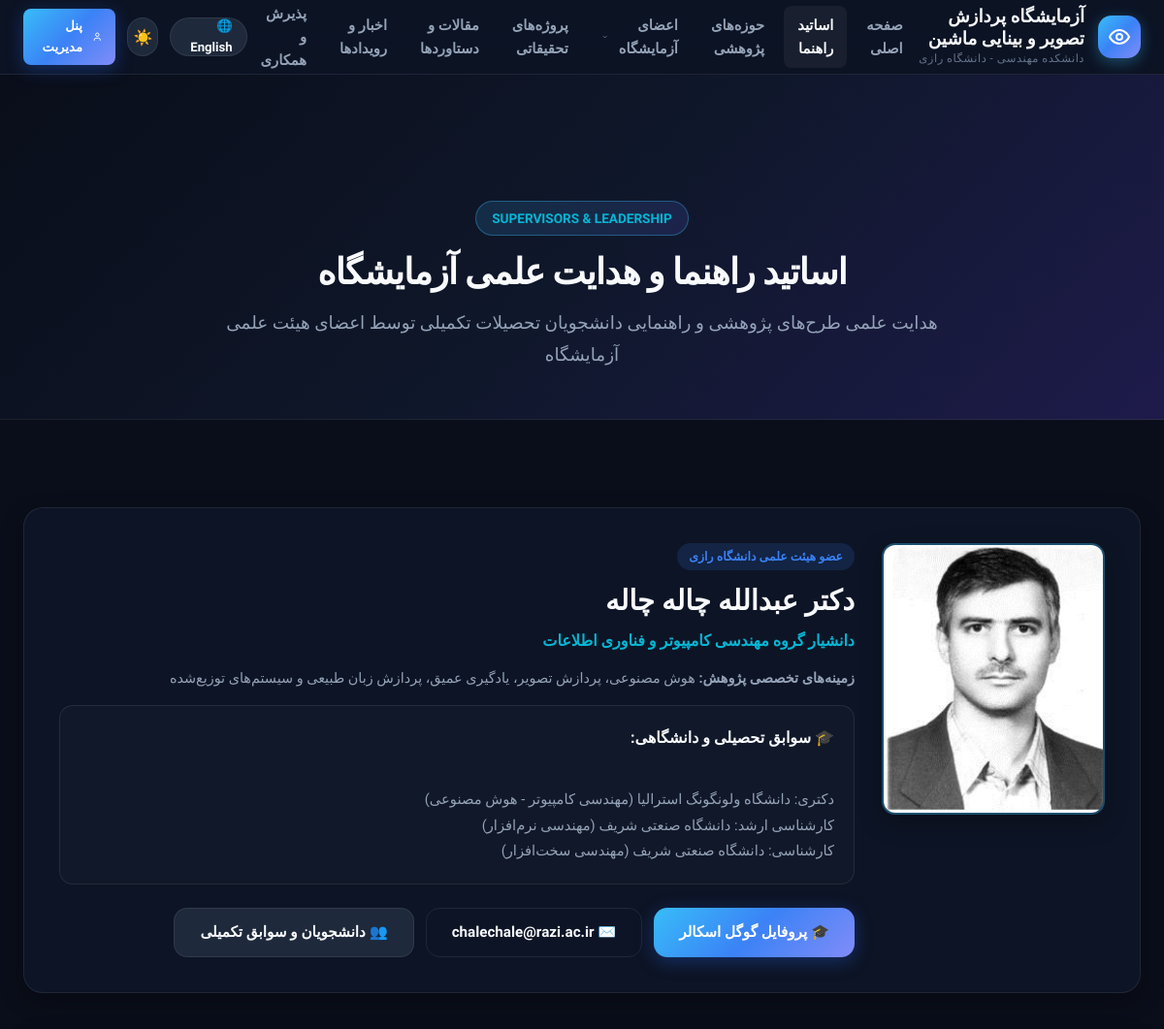
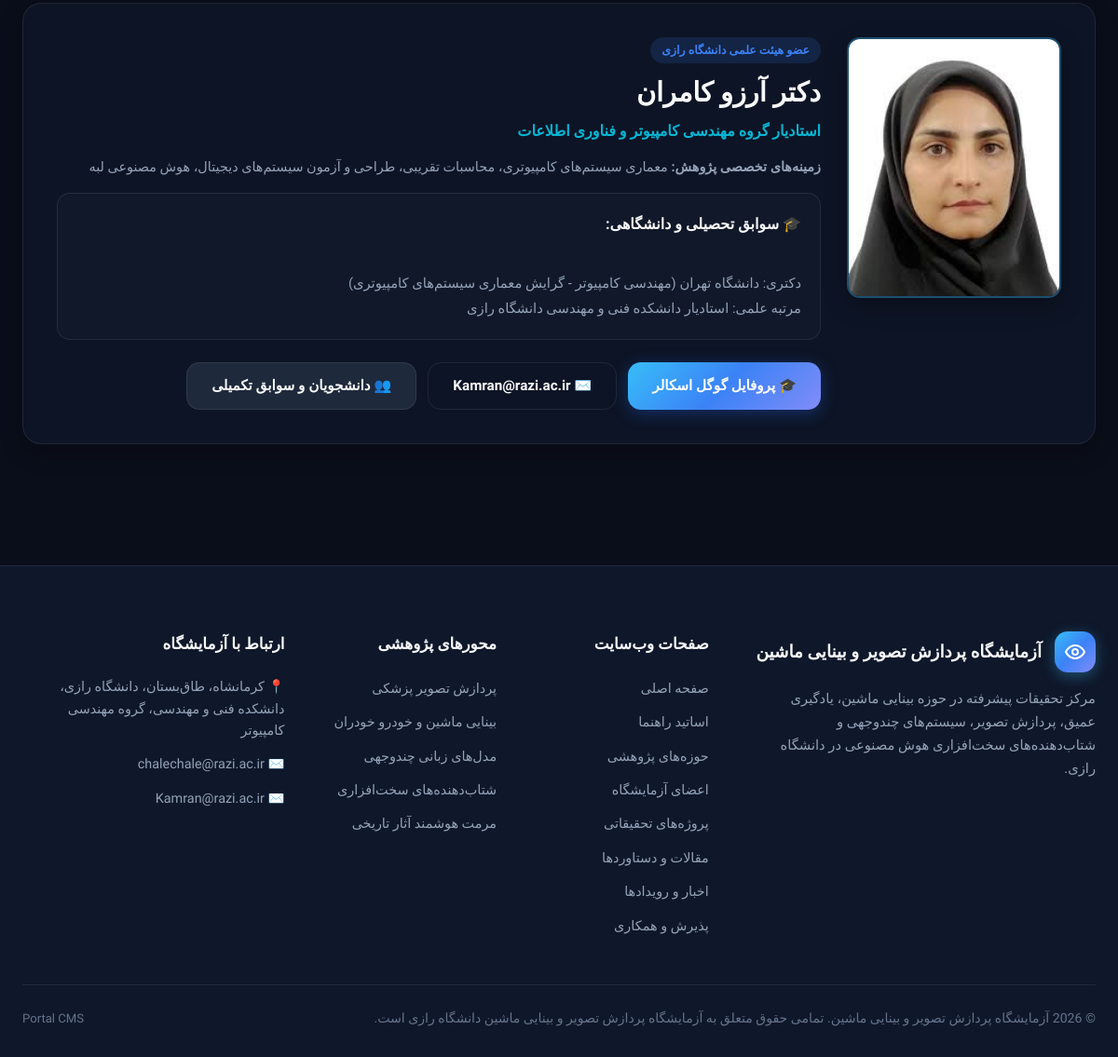
The page /faculty.php on the database its author committed (2 pictures, top to bottom).
### tables this page shows
CREATE TABLE IF NOT EXISTS `professor` (
    `id`           INT           NOT NULL AUTO_INCREMENT,
    `name`         VARCHAR(255)  NOT NULL DEFAULT '',
    `name_fa`      VARCHAR(255)  NOT NULL DEFAULT '',
    `position`     VARCHAR(255)  NOT NULL DEFAULT '',
    `position_fa`  VARCHAR(255)  NOT NULL DEFAULT '',
    `field`        VARCHAR(255)  NOT NULL DEFAULT '',
    `field_fa`     VARCHAR(255)  NOT NULL DEFAULT '',
    `email`        VARCHAR(255)  NOT NULL DEFAULT '',
    `scholar_link` VARCHAR(500)  NOT NULL DEFAULT '',
    `linkedin`     VARCHAR(500)  NOT NULL DEFAULT '',
    `bio`          TEXT,
    `bio_fa`       TEXT,
    `image`        VARCHAR(255)           DEFAULT NULL,
    PRIMARY KEY (`id`)
);

### faculty.php (the view, shortened to what this page needs)
<?php
require_once __DIR__ . "/includes/db.php";
require_once __DIR__ . "/header.php";
$professors = [];
if ($conn && !$conn->connect_error) {
    $p_res = $conn->query("SELECT * FROM professor ORDER BY id ASC");
    if ($p_res) {
        while ($row = $p_res->fetch_assoc()) {
            $professors[] = $row;
        }
    }
}
?>
<div class="page-header" style="padding: 130px 0 50px 0; background: var(--gradient-hero); text-align: center; border-bottom: 1px solid var(--border-color);">
    <div class="container">
        <span class="section-badge">Supervisors & Leadership</span>
        <h1 class="hero-title" style="font-size: 2.3rem; margin-bottom: 12px;">
            <?= $is_rtl ? 'اساتید راهنما و هدایت علمی آزمایشگاه' : 'Faculty Leadership & Supervisors' ?>
        </h1>
        <p class="hero-desc" style="max-width: 750px; margin: 0 auto;">
            <?= $is_rtl ? 'هدایت علمی طرح‌های پژوهشی و راهنمایی دانشجویان تحصیلات تکمیلی توسط اعضای هیئت علمی آزمایشگاه' : 'Guiding advanced graduate research and directing doctoral and master theses at Razi University.' ?>
        </p>
    </div>
</div>
<section class="section">
    <div class="container">
        <?php if (!empty($professors)): ?>
            <?php foreach ($professors as $p):
                $name = $is_rtl && !empty($p['name_fa']) ? $p['name_fa'] : $p['name'];
                $pos  = $is_rtl && !empty($p['position_fa']) ? $p['position_fa'] : $p['position'];
                $field = $is_rtl && !empty($p['field_fa']) ? $p['field_fa'] : $p['field'];
                $bio = $is_rtl && !empty($p['bio_fa']) ? $p['bio_fa'] : $p['bio'];
                $img = !empty($p['image']) ? $p['image'] : 'default.png';
            ?>
            <div class="glass-card" style="margin-bottom: 40px; padding: 36px;">
                <div class="prof-featured-card" style="border: none; background: transparent; padding: 0;">
                    <div class="prof-img-wrap" style="width: 230px; height: 280px;">
                        <img src="uploads/<?= htmlspecialchars($img) ?>" alt="<?= htmlspecialchars($name) ?>">
                    </div>
                    <div class="prof-info">
                        <span class="prof-badge"><?= $is_rtl ? 'عضو هیئت علمی دانشگاه رازی' : 'Faculty Member' ?></span>
                        <h2 class="prof-name" style="font-size: 1.8rem; margin-bottom: 4px;"><?= htmlspecialchars($name) ?></h2>
                        <p class="prof-title" style="font-size: 1rem; color: var(--accent-cyan);"><?= htmlspecialchars($pos) ?></p>
                        <p class="prof-field" style="margin: 14px 0;">
                            <strong><?= $is_rtl ? 'زمینه‌های تخصصی پژوهش: ' : 'Research Focus: ' ?></strong>
                            <span><?= htmlspecialchars($field) ?></span>
                        </p>
                        <?php if (!empty($bio)): ?>
                        <div style="background: rgba(255, 255, 255, 0.02); border: 1px solid var(--border-color); border-radius: var(--radius-md); padding: 20px; margin-top: 16px;">
                            <strong style="color: var(--text-primary); display: block; margin-bottom: 10px;"><?= $is_rtl ? '🎓 سوابق تحصیلی و دانشگاهی:' : '🎓 Educational Background:' ?></strong>
                            <div style="color: var(--text-secondary); font-size: 0.92rem; line-height: 1.8; white-space: pre-line;">
                                <?= htmlspecialchars($bio) ?>
                            </div>
                        </div>
                        <?php endif; ?>
                        <div class="prof-links" style="margin-top: 24px;">
                            <?php if (!empty($p['scholar_link'])): ?>
                            <a href="<?= htmlspecialchars($p['scholar_link']) ?>" target="_blank" class="btn btn-primary">
                                🎓 <?= $is_rtl ? 'پروفایل گوگل اسکالر' : 'Google Scholar Profile' ?>
                            </a>
                            <?php endif; ?>
                            <?php if (!empty($p['email'])): ?>
                            <a href="mailto:<?= htmlspecialchars($p['email']) ?>" class="btn btn-outline">
                                ✉️ <?= htmlspecialchars($p['email']) ?>
                            </a>
                            <?php endif; ?>
                            <a href="professor_details.php?id=<?= $p['id'] ?>" class="btn btn-secondary">
                                👥 <?= $is_rtl ? 'دانشجویان و سوابق تکمیلی' : 'Supervised Students & Details' ?>
                            </a>
                        </div>
                    </div>
                </div>
            </div>
            <?php endforeach; ?>
        <?php endif; ?>
    </div>
</section>
<?php require_once __DIR__ . "/footer.php"; ?>

### header.php (shortened to what this page needs)
<?php
$lang = isset($_SESSION['lang']) ? $_SESSION['lang'] : 'fa';
$is_rtl = ($lang === 'fa');
$tr = $t[$lang];
$current_page = basename($_SERVER['PHP_SELF']);
?>
<!DOCTYPE html>
<html lang="<?= $lang ?>" dir="<?= $is_rtl ? 'rtl' : 'ltr' ?>" data-theme="dark">
<head>
    <link rel="stylesheet" href="css/modern-theme.css">
</head>
<body>
<header class="navbar">
    <div class="container navbar-container">
        <a href="public_page.php" class="nav-brand">
            <div class="nav-logo-icon">
                <svg viewBox="0 0 24 24" fill="none" stroke="currentColor" stroke-width="2" stroke-linecap="round" stroke-linejoin="round">
                    <path d="M2 12s3-7 10-7 10 7 10 7-3 7-10 7-10-7-10-7Z"/>
                    <circle cx="12" cy="12" r="3"/>
                </svg>
            </div>
            <div class="nav-brand-text">
                <span class="nav-brand-title"><?= htmlspecialchars($tr['lab_name']) ?></span>
                <span class="nav-brand-sub"><?= htmlspecialchars($tr['lab_sub']) ?></span>
            </div>
        </a>
        <nav>
            <ul class="nav-menu">
                <li class="nav-item">
                    <a href="public_page.php" class="nav-link <?= ($current_page === 'public_page.php' || $current_page === 'index.php') ? 'active' : '' ?>">
                        <?= htmlspecialchars($tr['home']) ?>
                    </a>
                </li>
                <li class="nav-item">
                    <a href="faculty.php" class="nav-link <?= ($current_page === 'faculty.php' || $current_page === 'professor_details.php') ? 'active' : '' ?>">
                        <?= htmlspecialchars($tr['faculty']) ?>
                    </a>
                </li>
                <li class="nav-item">
                    <a href="research.php" class="nav-link <?= ($current_page === 'research.php') ? 'active' : '' ?>">
                        <?= htmlspecialchars($tr['research']) ?>
                    </a>
                </li>
                <li class="nav-item">
                    <a href="team.php" class="nav-link <?= ($current_page === 'team.php' || $current_page === 'student_details.php' || $current_page === 'graduated_students.php') ? 'active' : '' ?>">
                        <?= htmlspecialchars($tr['team']) ?>
                        <svg width="12" height="12" viewBox="0 0 24 24" fill="none" stroke="currentColor" stroke-width="2"><path d="m6 9 6 6 6-6"/></svg>
                    </a>
                </li>
                <li class="nav-item">
                    <a href="projects.php" class="nav-link <?= ($current_page === 'projects.php') ? 'active' : '' ?>">
                        <?= htmlspecialchars($tr['projects']) ?>
                    </a>
                </li>
                <li class="nav-item">
                    <a href="publications.php" class="nav-link <?= ($current_page === 'publications.php') ? 'active' : '' ?>">
                        <?= htmlspecialchars($tr['publications']) ?>
                    </a>
                </li>
                <li class="nav-item">
                    <a href="news.php" class="nav-link <?= ($current_page === 'news.php') ? 'active' : '' ?>">
                        <?= htmlspecialchars($tr['news']) ?>
                    </a>
                </li>
                <li class="nav-item">
                    <a href="contact.php" class="nav-link <?= ($current_page === 'contact.php') ? 'active' : '' ?>">
                        <?= htmlspecialchars($tr['contact']) ?>
                    </a>
                </li>
            </ul>
        </nav>
        <div class="nav-actions">
            <a href="?lang=<?= $tr['target_lang'] ?>" class="lang-toggle" title="Switch Language">
                🌐 <?= $tr['toggle_lang'] ?>
            </a>
            <button class="theme-toggle" type="button" aria-label="Toggle Theme">
            </button>
            <a href="admin/login.php" class="btn btn-primary btn-sm">
                <svg width="14" height="14" viewBox="0 0 24 24" fill="none" stroke="currentColor" stroke-width="2"><path d="M19 21v-2a4 4 0 0 0-4-4H9a4 4 0 0 0-4 4v2"/><circle cx="12" cy="7" r="4"/></svg>
                <?= htmlspecialchars($tr['admin']) ?>
            </a>
        </div>
    </div>
</header>

### footer.php (shortened to what this page needs)
<footer class="footer">
    <div class="container">
        <div class="footer-grid">
            <div>
                <div class="nav-brand">
                    <div class="nav-logo-icon">
                        <svg viewBox="0 0 24 24" fill="none" stroke="currentColor" stroke-width="2">
                            <path d="M2 12s3-7 10-7 10 7 10 7-3 7-10 7-10-7-10-7Z"/>
                            <circle cx="12" cy="12" r="3"/>
                        </svg>
                    </div>
                    <span class="nav-brand-title"><?= htmlspecialchars($tr['lab_name']) ?></span>
                </div>
                <p class="footer-brand-desc">
                    <?= $is_rtl
                        ? 'مرکز تحقیقات پیشرفته در حوزه بینایی ماشین، یادگیری عمیق، پردازش تصویر، سیستم‌های چندوجهی و شتاب‌دهنده‌های سخت‌افزاری هوش مصنوعی در دانشگاه رازی.'
                        : 'Advanced Research Center for Computer Vision, Deep Learning, Medical Image Processing, Multimodal Systems, and Hardware AI Accelerators at Razi University.' ?>
                </p>
            </div>
            <div>
                <h4 class="footer-heading"><?= $is_rtl ? 'صفحات وب‌سایت' : 'Website Pages' ?></h4>
                <ul class="footer-links">
                    <li><a href="public_page.php"><?= htmlspecialchars($tr['home']) ?></a></li>
                    <li><a href="faculty.php"><?= htmlspecialchars($tr['faculty']) ?></a></li>
                    <li><a href="research.php"><?= htmlspecialchars($tr['research']) ?></a></li>
                    <li><a href="team.php"><?= htmlspecialchars($tr['team']) ?></a></li>
                    <li><a href="projects.php"><?= htmlspecialchars($tr['projects']) ?></a></li>
                    <li><a href="publications.php"><?= htmlspecialchars($tr['publications']) ?></a></li>
                    <li><a href="news.php"><?= htmlspecialchars($tr['news']) ?></a></li>
                    <li><a href="contact.php"><?= htmlspecialchars($tr['contact']) ?></a></li>
                </ul>
            </div>
            <div>
                <h4 class="footer-heading"><?= $is_rtl ? 'محورهای پژوهشی' : 'Research Themes' ?></h4>
                <ul class="footer-links">
                    <li><a href="research.php"><?= $is_rtl ? 'پردازش تصویر پزشکی' : 'Medical Imaging' ?></a></li>
                    <li><a href="research.php"><?= $is_rtl ? 'بینایی ماشین و خودرو خودران' : 'Autonomous Vision' ?></a></li>
                    <li><a href="research.php"><?= $is_rtl ? 'مدل‌های زبانی چندوجهی' : 'Multimodal LLMs' ?></a></li>
                    <li><a href="research.php"><?= $is_rtl ? 'شتاب‌دهنده‌های سخت‌افزاری' : 'Hardware Accelerators' ?></a></li>
                    <li><a href="research.php"><?= $is_rtl ? 'مرمت هوشمند آثار تاریخی' : 'Heritage Inpainting' ?></a></li>
                </ul>
            </div>
            <div>
                <h4 class="footer-heading"><?= $is_rtl ? 'ارتباط با آزمایشگاه' : 'Contact & Location' ?></h4>
                <ul class="footer-links">
                    <li style="color: var(--text-secondary); font-size: 0.9rem;">
                        📍 <?= $is_rtl ? 'کرمانشاه، طاق‌بستان، دانشگاه رازی، دانشکده فنی و مهندسی، گروه مهندسی کامپیوتر' : 'Faculty of Engineering, Department of Computer Engineering, Razi University, Kermanshah, Iran' ?>
                    </li>
                    <li>
                        <a href="mailto:chalechale@razi.ac.ir">✉️ chalechale@razi.ac.ir</a>
                    </li>
                    <li>
                        <a href="mailto:Kamran@razi.ac.ir">✉️ Kamran@razi.ac.ir</a>
                    </li>
                </ul>
            </div>
        </div>
        <div class="footer-bottom">
            <div>
                © <?= date("Y") ?> <?= htmlspecialchars($tr['lab_name']) ?>. <?= htmlspecialchars($tr['rights']) ?>
            </div>
            <div>
                <a href="admin/login.php" style="color: var(--text-muted); font-size: 0.82rem;">Portal CMS</a>
            </div>
        </div>
    </div>
</footer>
</body>
</html>

### rows shown on the page
professor: image (picture), name_fa "دکتر عبدالله چاله چاله", position_fa "دانشیار گروه مهندسی کامپیوتر و فناوری اطلاعات", field_fa "هوش مصنوعی، پردازش تصویر، یادگیری عمیق، پردازش زبان طبیعی و سیستم‌های توزیع‌شده", bio_fa "دکتری: دانشگاه ولونگونگ استرالیا (مهندسی کامپیوتر - هوش مصنوعی) کارشناسی ارشد: دانشگاه صنعتی شریف (مهندسی نرم‌افزار) کارشناسی: دانشگاه صنعتی شریف (مهندسی سخت‌افزار)", email "chalechale@razi.ac.ir"
professor: image (picture), name_fa "دکتر آرزو کامران", position_fa "استادیار گروه مهندسی کامپیوتر و فناوری اطلاعات", field_fa "معماری سیستم‌های کامپیوتری، محاسبات تقریبی، طراحی و آزمون سیستم‌های دیجیتال، هوش مصنوعی لبه", bio_fa "دکتری: دانشگاه تهران (مهندسی کامپیوتر - گرایش معماری سیستم‌های کامپیوتری) مرتبه علمی: استادیار دانشکده فنی و مهندسی دانشگاه رازی", email "Kamran@razi.ac.ir"

### other values the page prints
$tr['lab_name'] "آزمایشگاه پردازش تصویر و بینایی ماشین"
$tr['lab_sub'] "دانشکده مهندسی - دانشگاه رازی"
$tr['home'] "صفحه اصلی"
$tr['faculty'] "اساتید راهنما"
$tr['research'] "حوزه‌های پژوهشی"
$tr['team'] "اعضای آزمایشگاه"
$tr['projects'] "پروژه‌های تحقیقاتی"
$tr['publications'] "مقالات و دستاوردها"
$tr['news'] "اخبار و رویدادها"
$tr['contact'] "پذیرش و همکاری"
$tr['toggle_lang'] "English"
$tr['admin'] "پنل مدیریت"
$tr['rights'] "تمامی حقوق متعلق به آزمایشگاه پردازش تصویر و بینایی ماشین دانشگاه رازی است."
